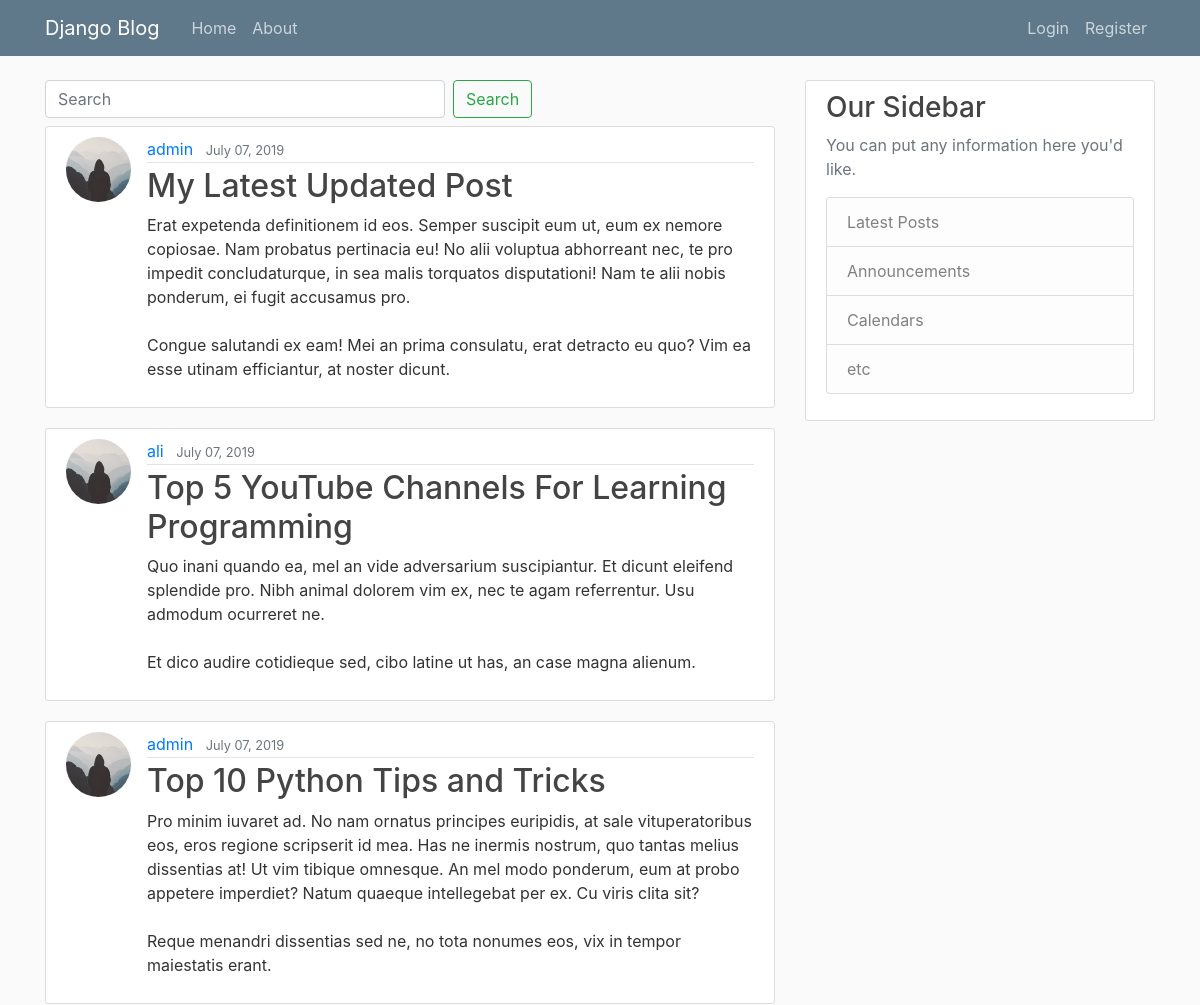
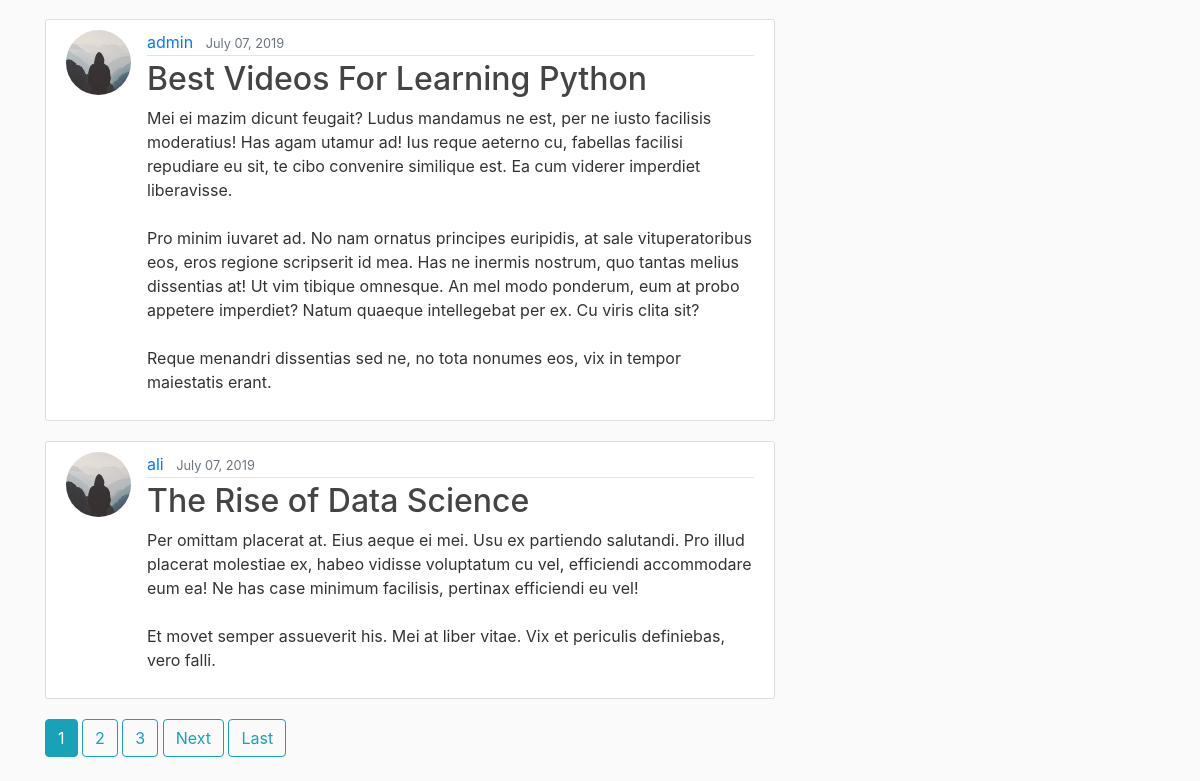
The page / on the database its author committed (2 pictures, top to bottom).
### blog/models.py (models this page shows, shortened)
class Post(models.Model):
    author = models.ForeignKey(
        settings.AUTH_USER_MODEL, on_delete=models.CASCADE)
    title = models.CharField(max_length=100)
    content = models.TextField()
    liked = models.ManyToManyField(
        settings.AUTH_USER_MODEL, blank=True, related_name='liked')
    date_posted = models.DateTimeField(default=timezone.now)
    objects = PostManager()
    class Meta:
        ordering = ('-date_posted', )

### users/models.py (models this page shows, shortened)
class Profile(models.Model):
    user = models.OneToOneField(User, on_delete=models.CASCADE)
    image = models.ImageField(default='default.jpg', upload_to='profile_pics')

### blog/views.py (the view)
# urls.py: path('', PostListView.as_view(), name='index'),
class PostListView(ListView):
    model = Post
    template_name = 'blog/index.html'
    context_object_name = 'posts'
    paginate_by = 5
    def get_queryset(self):
        try:
            keyword = self.request.GET['q']
        except:
            keyword = ''
        if (keyword != ''):
            object_list = self.model.objects.filter(
                Q(content__icontains=keyword) | Q(title__icontains=keyword))
        else:
            object_list = self.model.objects.all()
        return object_list

### blog/templates/blog/index.html (shortened to what this page needs)
{% extends "blog/base.html" %}
{% block content %}
<form class="form-inline my-2 my-lg-0 pb-2">
    <input class="form-control mr-sm-2" name="q" type="search" placeholder="Search" aria-label="Search" style="width: 400px">
    <input class="btn btn-outline-success my-2 my-sm-0" type="submit" value="Search">
</form>
    {% for post in posts %}
        <article class="media content-section">
          <img class="rounded-circle article-img" src="{{ post.author.profile.image.url }}">
          <div class="media-body">
            <div class="article-metadata">
              <a class="mr-2" href="{% url 'user_posts' post.author.username %}">{{ post.author }}</a>
              <small class="text-muted">{{ post.date_posted|date:"F d, Y" }}</small>
            </div>
          <h2><a class="article-title" href="{% url 'post_detail' post.pk %}">{{ post.title }}</a></h2>
            <p class="article-content">{{ post.content|safe }}</p>
          </div>
        </article>
    {% endfor %}
    {% if is_paginated %}
      {% for num in page_obj.paginator.page_range %}
        {% if page_obj.number == num %}
          <a class="btn btn-info mb-4" href="?page={{ num }}">{{ num }}</a>
        {% elif num > page_obj.number|add:'-3' and num < page_obj.number|add:'3' %}
          <a class="btn btn-outline-info mb-4" href="?page={{ num }}">{{ num }}</a>
        {% endif %}
      {% endfor %}
      {% if page_obj.has_next %}
        <a class="btn btn-outline-info mb-4" href="?page={{ page_obj.next_page_number }}">Next</a>
        <a class="btn btn-outline-info mb-4" href="?page={{ page_obj.paginator.num_pages }}">Last</a>
      {% endif %}
    {% endif %}
{% endblock content %}

### blog/templates/blog/base.html (shortened to what this page needs)
{% load static %}
<!DOCTYPE html>
<html>
<head>
  <link rel="stylesheet" href="https://maxcdn.bootstrapcdn.com/bootstrap/4.0.0/css/bootstrap.min.css"
>
  <link rel="stylesheet" href="https://use.fontawesome.com/releases/v5.6.3/css/all.css"
>
  <link rel="stylesheet" href="//cdn.jsdelivr.net/npm/medium-editor@latest/dist/css/medium-editor.min.css"
    type="text/css" media="screen" charset="utf-8">
  <link rel="stylesheet" type="text/css" href="{% static 'css/main.css' %}">
</head>
<body>
  <header class="site-header">
    <nav class="navbar navbar-expand-md navbar-dark bg-steel fixed-top">
      <div class="container">
        <a class="navbar-brand mr-4" href="{% url 'index' %}">Django Blog</a>
        <div class="collapse navbar-collapse" id="navbarToggle">
          <div class="navbar-nav mr-auto">
            <a class="nav-item nav-link" href="{% url 'index' %}">Home</a>
            <a class="nav-item nav-link" href="{% url 'about' %}">About</a>
          </div>
          <div class="navbar-nav">
            {% if user.is_authenticated %}
            <a class="nav-item nav-link" href="{% url 'post_create' %}">New Post</a>
            <a class="nav-item nav-link" href="{% url 'profile' %}">Profile</a>
            <a class="nav-item nav-link" href="{% url 'logout' %}">Logout</a>
            {% else %}
            <a class="nav-item nav-link" href="{% url 'login' %}">Login</a>
            <a class="nav-item nav-link" href="{% url 'register' %}">Register</a>
            {% endif %}
          </div>
        </div>
      </div>
    </nav>
  </header>
  <main role="main" class="container">
    <div class="row">
      <div class="col-md-8">
        {% block content %}{% endblock %}
      </div>
      <div class="col-md-4">
        <div class="content-section">
          <h3>Our Sidebar</h3>
          <p class='text-muted'>You can put any information here you'd like.
            <ul class="list-group">
              <li class="list-group-item list-group-item-light">Latest Posts</li>
              <li class="list-group-item list-group-item-light">Announcements</li>
              <li class="list-group-item list-group-item-light">Calendars</li>
              <li class="list-group-item list-group-item-light">etc</li>
            </ul>
          </p>
        </div>
      </div>
    </div>
  </main>
</body>
</html>

### web/static/css/main.css (style rules this page uses)
body { background: #fafafa; color: #333333; margin-top: 5rem; }
h1, h2, h3, h4, h5, h6 { color: #444444; }
ul { margin: 0; }
.bg-steel { background-color: #5f788a; }
.site-header .navbar-nav .nav-link { color: #cbd5db; }
.content-section { background: #ffffff; padding: 10px 20px; border: 1px solid #dddddd; border-radius: 3px; margin-bottom: 20px; }
.article-title { color: #444444; }
.article-content { white-space: pre-line; }
.article-img { height: 65px; width: 65px; margin-right: 16px; }
.article-metadata { padding-bottom: 1px; margin-bottom: 4px; border-bottom: 1px solid #e3e3e3 }

### rows shown on the page
Post: author.profile.image (placeholder picture), author "admin", date_posted "July 07, 2019", title "My Latest Updated Post", content "Erat expetenda definitionem id eos. Semper suscipit eum ut, eum ex nemore copiosae. Nam probatus pertinacia eu! No alii voluptua abhorreant nec, te pro impedit concludaturque, in sea malis torquatos disputationi! Nam te alii nobis ponderum, ei fugit accusamus pro. Congue salutandi ex eam! Mei an prima consulatu, erat detracto eu quo? Vim ea esse utinam efficiantur, at noster dicunt."
Post: author.profile.image (placeholder picture), author "ali", date_posted "July 07, 2019", title "Top 5 YouTube Channels For Learning Programming", content "Quo inani quando ea, mel an vide adversarium suscipiantur. Et dicunt eleifend splendide pro. Nibh animal dolorem vim ex, nec te agam referrentur. Usu admodum ocurreret ne. Et dico audire cotidieque sed, cibo latine ut has, an case magna alienum."
Post: author.profile.image (placeholder picture), author "admin", date_posted "July 07, 2019", title "Top 10 Python Tips and Tricks", content "Pro minim iuvaret ad. No nam ornatus principes euripidis, at sale vituperatoribus eos, eros regione scripserit id mea. Has ne inermis nostrum, quo tantas melius dissentias at! Ut vim tibique omnesque. An mel modo ponderum, eum at probo appetere imperdiet? Natum quaeque intellegebat per ex. Cu viris clita sit? Reque menandri dissentias sed ne, no tota nonumes eos, vix in tempor maiestatis erant."
Post: author.profile.image (placeholder picture), author "admin", date_posted "July 07, 2019", title "Best Videos For Learning Python", content "Mei ei mazim dicunt feugait? Ludus mandamus ne est, per ne iusto facilisis moderatius! Has agam utamur ad! Ius reque aeterno cu, fabellas facilisi repudiare eu sit, te cibo convenire similique est. Ea cum viderer imperdiet liberavisse. Pro minim iuvaret ad. No nam ornatus principes euripidis, at sale vituperatoribus eos, eros regione scripserit id mea. Has ne inermis nostrum, quo tantas melius dissentias at! Ut vim tibique omnesque. An mel modo ponderum, eum at probo appetere imperdiet? Natum quaeque intellegebat per ex. Cu viris clita sit? Reque menandri dissentias sed ne, no tota nonumes eos, vix in tempor maiestatis erant."
Post: author.profile.image (placeholder picture), author "ali", date_posted "July 07, 2019", title "The Rise of Data Science", content "Per omittam placerat at. Eius aeque ei mei. Usu ex partiendo salutandi. Pro illud placerat molestiae ex, habeo vidisse voluptatum cu vel, efficiendi accommodare eum ea! Ne has case minimum facilisis, pertinax efficiendi eu vel! Et movet semper assueverit his. Mei at liber vitae. Vix et periculis definiebas, vero falli."

### other values the page prints
{{ num }} "1"
{{ num }} "2" "3"
